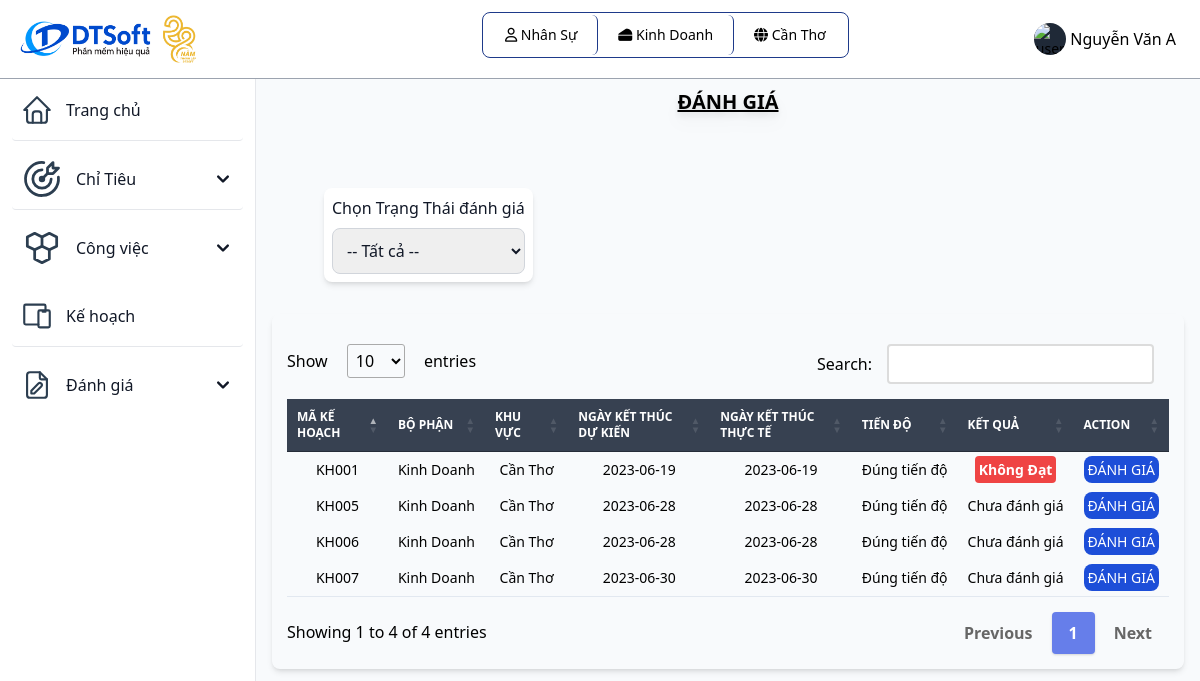
Screenshot of /danhgia.php (signed in) with the database file from the repository.
### tables this page shows
CREATE TABLE `vaitro` (
  `id_vaitro` varchar(10) primary key,
  `tenvaitro` varchar(255) NOT NULL,
  `mota` varchar(255) NOT NULL
);

CREATE TABLE `bophan` (
  `id_bophan` varchar(10) primary key,
  `id_khuvuc` varchar(10) NOT NULL,
  `tenbophan` varchar(255) NOT NULL,
  `cvchuyenmon` varchar(255) NOT NULL,
  foreign key(id_khuvuc) references khuvuc(id_khuvuc) ON UPDATE CASCADE
);

CREATE TABLE `khuvuc` (
  `id_khuvuc` varchar(10) primary key,
  `tenkhuvuc` varchar(255) NOT NULL,
  `diachi` varchar(255) NOT NULL,
  `sdt` int(20) NOT NULL
);

CREATE TABLE `kehoachgiaoviec` (
  `id_kehoachgiaoviec` varchar(10) primary key,
  `id_bophan` varchar(10) NOT NULL,
  `id_khuvuc` varchar(10) NOT NULL,
  `tenkh` varchar(255) NOT NULL,
  `ngaybatdau` date NOT NULL,
  `ngayktdukien` date NOT NULL,
  `ngayktthucte` date NOT NULL,
  `trangthai` varchar(30) NOT NULL,
  foreign key(id_khuvuc) references khuvuc(id_khuvuc) ON UPDATE CASCADE,
  foreign key(id_bophan) references bophan(id_bophan) ON UPDATE CASCADE
);

### danhgia.php (the view, shortened to what this page needs)
<?php
include "inc/header.php";
include "db/database.php";
?>
<div class="p-4 sm:ml-64">
    <div class="p-4 mt-14">
        <div class="mb-5 font-bold uppercase text-center underline text-xl drop-shadow-lg">Đánh giá</div>
        <div class="p-4 mt-14 flex grid">
            <div class="flex">
                <div class="ml-5 shadow-md bg-white p-2 rounded-lg">
                    <label class="block mb-2 text-base font-medium text-gray-900">Chọn Trạng Thái đánh giá</label>
                    <select id="filter-select3" class="border border-gray-300 text-gray-900 text-base rounded-lg focus:ring-blue-500 focus:border-blue-500 block w-full p-2.5 dark:bg-gray-700 dark:border-gray-600 dark:placeholder-gray-400 dark:text-white dark:focus:ring-blue-500 dark:focus:border-blue-500">
                        <option value="">-- Tất cả --</option>
                    </select>
                </div>
            </div>
        </div>
    </div>
    <div class="mb-4">
        <div class="relative overflow-x-auto shadow-md sm:rounded-lg">
            <table class="w-full text-sm text-gray-500 dark:text-gray-400" id="myTable3">
                <thead class="text-xs text-white uppercase bg-gray-700">
                    <tr>
                        <th class="px-3 py-3">
                            Mã kế hoạch
                        </th>
                        <th class="px-3 py-3">
                            Bộ phận
                        </th>
                        <th class="px-3 py-3">
                            Khu vực
                        </th>
                        <th class="px-3 py-3">
                            Ngày kết thúc dự kiến
                        </th>
                        <th class="px-3 py-3">
                            Ngày kết thúc thực tế
                        </th>
                        <th class="px-3 py-3">
                            Tiến độ
                        </th>
                        <th class="px-3 py-3">
                            Kết quả
                        </th>
                        <th class="px-3 py-3">
                            Action
                        </th>
                    </tr>
                </thead>
                <tbody class="text-black text-center">
                    <?php
                    $id_vt = $_SESSION['id_vaitro'];
                    $id_bp = $_SESSION['id_bophan'];
                    $id_kv = $_SESSION['id_khuvuc'];
                    if ($id_vt == "NS" or $id_vt == "QLBP") {
                        $condition = "id_bophan = '" . $id_bp . "'";
                    } else {
                        $condition = "id_khuvuc = '" . $id_kv . "'";
                    }
                    $sql = "SELECT * FROM kehoachgiaoviec";
                    if (!empty($condition)) {
                        $sql .= " WHERE $condition";
                    }
                    $result = mysqli_query($ketnoi, $sql);
                    while ($row = mysqli_fetch_array($result)) {
                        $id_kehoachgiaoviec = $row["id_kehoachgiaoviec"];
                        $ngayktdukien = $row["ngayktdukien"];
                        $ngayktthucte = $row["ngayktthucte"];
                        $id_bophan = $row["id_bophan"];
                        $id_khuvuc = $row["id_khuvuc"];
                        $trangthai = $row["trangthai"];
                        $sql_bophan = "SELECT `tenbophan`,`id_khuvuc` FROM `bophan` WHERE `id_bophan` = '" . $id_bophan . "'";
                        $result_bophan = mysqli_query($ketnoi, $sql_bophan);
                        $row_bophan = mysqli_fetch_array($result_bophan);
                        $tenbophan = $row_bophan["tenbophan"];
                        $sql_khuvuc = "SELECT `tenkhuvuc` FROM `khuvuc` WHERE `id_khuvuc` = '" . $id_khuvuc . "'";
                        $result_khuvuc = mysqli_query($ketnoi, $sql_khuvuc);
                        $row_khuvuc = mysqli_fetch_array($result_khuvuc);
                        $tenkhuvuc = $row_khuvuc["tenkhuvuc"];
                    ?>
                        <tr class="bg-white border-b dark:border-gray-700 hover:bg-gray-50">
                            <td scope="row" class="px-3 py-4 text-black">
                                <?php echo $id_kehoachgiaoviec ?>
                            </td>
                            <td class="px-3 py-4 font-medium whitespace-nowrap">
                                <?php echo $tenbophan ?>
                            </td>
                            <td class="px-3 py-4 font-medium whitespace-nowrap">
                                <?php echo $tenkhuvuc ?>
                            </td>
                            <td class="px-3 py-4 font-medium whitespace-nowrap">
                                <?php echo $ngayktdukien ?>
                            </td>
                            <td class="px-3 py-4 font-medium whitespace-nowrap">
                                <?php echo $ngayktthucte ?>
                            </td>
                            <td class="px-3 py-4 font-medium whitespace-nowrap">
                               <?php
                                    $date1 = new DateTime($ngayktdukien);
                                    $date2 = new DateTime($ngayktthucte);
                                    $diff = $date1->diff($date2);
                                    if($ngayktthucte!=''){
                                        if ($diff->days > 0) {
                                            echo "Trễ tiến độ";
                                        } elseif ($diff->days < 0) {
                                            echo "Đúng tiến độ";
                                        } else {
                                            echo "Đúng tiến độ";
                                        }
                                    } else echo "--"
                               ?>
                            </td>
                            <td class="px-3 py-4 font-medium whitespace-nowrap text-center">
                                <?php
                                    if ($trangthai=='-- Chọn đánh giá --' or $trangthai=='') {
                                        echo 'Chưa đánh giá';
                                    }
                                    else if ($trangthai == 'Đạt') echo '<span class="bg-green-500 rounded p-1 text-white font-bold">Đạt</span>';
                                    else if ($trangthai == 'Không Đạt') echo '<span class="bg-red-500 rounded p-1 text-white font-bold">Không Đạt</span>';
                                    else echo '<span class="bg-yellow-500 rounded p-1 text-white font-bold">Chưa Đạt</span>';
                                ?>
                            </td>
                            <td class="px-3 py-4 font-medium whitespace-nowrap text-center">
                                <a class="bg-blue-700 p-1 text-white rounded-lg uppercase" href="chitietdanhgia.php?id=<?php echo $id_kehoachgiaoviec ?>">
                                    Đánh giá
                                </a>
                            </td>
                        </tr>
                    <?php } ?>
                </tbody>
            </table>
        </div>
    </div>
</div>
</body>
</html>

### inc/header.php (shortened to what this page needs)
<?php
 include_once('db/connect.php');
 $id_vt = $_SESSION['id_vaitro'];
?>
<!DOCTYPE html>
<html lang="en">
<head>
	<link href="https://unpkg.com/tailwindcss@2.2.19/dist/tailwind.min.css" rel=" stylesheet">
  <link rel="stylesheet" href="https://cdnjs.cloudflare.com/ajax/libs/font-awesome/6.4.0/css/all.min.css">
	<link href="https://cdn.datatables.net/1.10.19/css/jquery.dataTables.min.css" rel="stylesheet">
	<link href="https://cdn.datatables.net/responsive/2.2.3/css/responsive.dataTables.min.css" rel="stylesheet">
  <script src="https://cdn.tailwindcss.com"></script>
</head>
<body class="g-sidenav-show bg-slate-50" id="draggable">
  <nav class="fixed top-0 z-50 w-full bg-white border-b border-gray-400 dark:border-gray-100 text-black">
        <div class="px-3 py-3 lg:px-5 lg:pl-3">
          <div class="flex items-center justify-between">
            <div class="flex items-center justify-start">
              <a href="index.php" class="flex ml-2 md:mr-24">
                <img src="assets/img/logo.jpg" class="h-12 mr-3" alt="FlowBite Logo" />
              </a>
            </div>
	    <div class="divToHide flex items-center justify-start relative inline-flex items-center p-0.5 mb-2 mr-2 text-sm font-medium rounded-lg border border-blue-900">
              <span class="relative px-5 py-2.5 bg-white rounded-md border-r border-blue-900">
                <i class="fa-regular fa-user"></i>
                  <?php
                    $sql = "SELECT tenvaitro from vaitro where id_vaitro = '" . $_SESSION['id_vaitro'] ."'";
                    $result = mysqli_query($connect, $sql);
                    $row = mysqli_fetch_array($result);
                    echo $row['tenvaitro'];
                  ?>
              </span>
              <?php
              if ($_SESSION['id_bophan'] != NULL){
                $sql = "SELECT tenbophan from bophan where id_bophan = '" . $_SESSION['id_bophan'] ."'";
                $result = mysqli_query($connect, $sql);
                $row_bophan = mysqli_fetch_array($result);
              ?>
              <span class="relative px-5 py-2.5 bg-white rounded-md border-r border-blue-900">
                 <i class="fa-solid fa-cheese"></i>
                  <?php
                      echo $row_bophan['tenbophan'];
                  ?>
              </span>
              <?php
              } else echo '';
              ?>
              <?php
              if ($_SESSION['id_vaitro'] != 'QTHT'){
              ?>
              <span class="relative px-5 py-2.5 bg-white rounded-md">
                  <i class="fa-solid fa-globe"></i>
                  <?php
                    $sql = "SELECT tenkhuvuc from khuvuc where id_khuvuc = '" . $_SESSION['id_khuvuc'] ."'";
                    $result = mysqli_query($connect, $sql);
                    $row = mysqli_fetch_array($result);
                    echo $row['tenkhuvuc'];
                  ?>
              </span>
              <?php
              }
              ?>
            </div>
            <div class="flex items-center divToHide">
                <div class="flex items-center ml-3">
                  <div class="flex">
                    <button type="button" class="flex text-sm bg-gray-800 rounded-full focus:ring-4 focus:ring-gray-300 dark:focus:ring-gray-600" aria-expanded="false" data-dropdown-toggle="dropdown-user">
                      <img class="w-8 h-8 rounded-full" src="https://flowbite.com/docs/images/people/profile-picture-5.jpg" alt="user photo">
                    </button>
                    <span class="text-black p-1 cursor-pointer" data-dropdown-toggle="dropdown-user"><?php echo $_SESSION['tennguoidung']; ?></span>
                  </div>
                </div>
              </div>
          </div>
        </div>
      </nav>
      <aside id="logo-sidebar" class="fixed top-0 left-0 z-40 w-64 h-screen pt-20 transition-transform -translate-x-full bg-white border-r border-gray-200 sm:translate-x-0 dark:border-gray-100
      h-96 overflow-y-scroll scrollbar-thick scrollbar-thumb-blue-500 scrollbar-track-blue-100
      " aria-label="Sidebar">
         <div class="h-full px-3 pb-4 overflow-y-auto bg-white">
            <ul class="space-y-2 font-medium">
               <li class="border-b rounded">
                  <a href="index.php" class="flex items-center p-2 text-gray-900 rounded-lg dark:text-black hover:bg-gray-100 dark:hover:bg-gray-200">
                     <span class="ml-3">Trang chủ</span>
                  </a>
               </li>
               <?php if ($id_vt != "QLKV" && $id_vt != 'QTHT'){ ?>
               <li class="border-b rounded">
                  <button type="button" class="flex items-center w-full p-2 text-gray-900 transition duration-75 rounded-lg group hover:bg-gray-100 dark:text-black hover:bg-gray-200" aria-controls="dropdown-cv" data-collapse-toggle="dropdown-ct">
                    <span class="flex-1 ml-3 text-left whitespace-nowrap">Chỉ Tiêu</span>
                    <svg class="w-6 h-6" fill="currentColor" viewBox="0 0 20 20" xmlns="http://www.w3.org/2000/svg">
                      <path fill-rule="evenodd" d="M5.293 7.293a1 1 0 011.414 0L10 10.586l3.293-3.293a1 1 0 111.414 1.414l-4 4a1 1 0 01-1.414 0l-4-4a1 1 0 010-1.414z" clip-rule="evenodd"></path>
                    </svg>
                  </button>
               </li>
               <?php } ?>
               <?php if ($id_vt != "QLKV" && $id_vt != 'QTHT'){ ?>
               <li>
                  <button type="button" class="flex items-center w-full p-2 text-gray-900 transition duration-75 rounded-lg group hover:bg-gray-100 dark:text-black hover:bg-gray-200" aria-controls="dropdown-cv" data-collapse-toggle="dropdown-cv">
                    <span class="flex-1 ml-3 text-left whitespace-nowrap">Công việc</span>
                    <svg class="w-6 h-6" fill="currentColor" viewBox="0 0 20 20" xmlns="http://www.w3.org/2000/svg">
                      <path fill-rule="evenodd" d="M5.293 7.293a1 1 0 011.414 0L10 10.586l3.293-3.293a1 1 0 111.414 1.414l-4 4a1 1 0 01-1.414 0l-4-4a1 1 0 010-1.414z" clip-rule="evenodd"></path>
                    </svg>
                  </button>
               </li>
               <?php } ?>
               <?php
                    if ($id_vt == "QLBP" || $id_vt == "NS"){
                ?>
               <li class="border-b rounded">
                  <a href="kehoachgiaoviec.php" class="flex items-center p-2 text-gray-900 rounded-lg dark:text-black hover:bg-gray-100 dark:hover:bg-gray-200">
                    <span class="flex-1 ml-3 whitespace-nowrap">Kế hoạch</span>
                  </a>
               </li>
               <?php } ?>
               <?php if ($id_vt != "QTHT" && $id_vt != "QLKV"){ ?>
               <li>
                <button type="button" class="flex items-center w-full p-2 text-gray-900 transition duration-75 rounded-lg group hover:bg-gray-100 dark:text-black hover:bg-gray-200" aria-controls="dropdown-example" data-collapse-toggle="dropdown-example">
                      <span class="flex-1 ml-3 text-left whitespace-nowrap">Đánh giá</span>
                      <svg class="w-6 h-6" fill="currentColor" viewBox="0 0 20 20" xmlns="http://www.w3.org/2000/svg"><path fill-rule="evenodd" d="M5.293 7.293a1 1 0 011.414 0L10 10.586l3.293-3.293a1 1 0 111.414 1.414l-4 4a1 1 0 01-1.414 0l-4-4a1 1 0 010-1.414z" clip-rule="evenodd"></path></svg>
                </button>
             </li>
             <?php } ?>
            </ul>
         </div>
      </aside>

### inc/header.php (style rules this page uses)
table.dataTable.no-footer { border-bottom: 1px solid #e2e8f0; margin-top: 0.75em; margin-bottom: 0.75em; }

### rows the page displays
vaitro: tenvaitro "Nhân Sự"
bophan: tenbophan "Kinh Doanh"
khuvuc: tenkhuvuc "Cần Thơ"
kehoachgiaoviec: id_kehoachgiaoviec "KH001", id_bophan.tenbophan "Kinh Doanh", id_khuvuc.tenkhuvuc "Cần Thơ", ngayktdukien "2023-06-19", ngayktthucte "2023-06-19", shows "Đúng tiến độ", trangthai "Không Đạt"
kehoachgiaoviec: id_kehoachgiaoviec "KH005", id_bophan.tenbophan "Kinh Doanh", id_khuvuc.tenkhuvuc "Cần Thơ", ngayktdukien "2023-06-28", ngayktthucte "2023-06-28", shows "Đúng tiến độ", trangthai "Chưa đánh giá"
kehoachgiaoviec: id_kehoachgiaoviec "KH006", id_bophan.tenbophan "Kinh Doanh", id_khuvuc.tenkhuvuc "Cần Thơ", ngayktdukien "2023-06-28", ngayktthucte "2023-06-28", shows "Đúng tiến độ", trangthai "Chưa đánh giá"
kehoachgiaoviec: id_kehoachgiaoviec "KH007", id_bophan.tenbophan "Kinh Doanh", id_khuvuc.tenkhuvuc "Cần Thơ", ngayktdukien "2023-06-30", ngayktthucte "2023-06-30", shows "Đúng tiến độ", trangthai "Chưa đánh giá"

### other values shown
$_SESSION['tennguoidung'] "Nguyễn Văn A"
